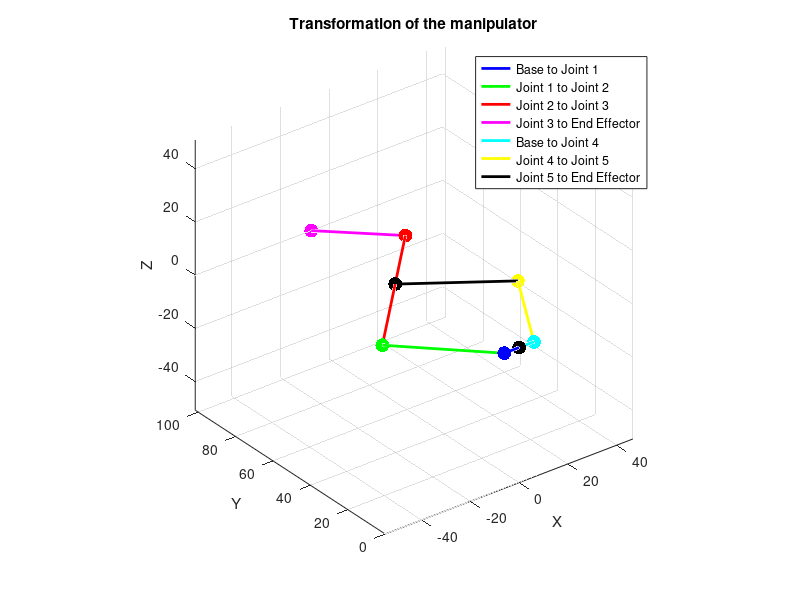

The MATLAB source for this figure:
clc; close all; clear all;
% syms theta1 theta2 theta3 theta4 L1 L2 e m n;
e= 12.2/2;
L1= 40;
L3= 39.8153;
L2= 40;
L4= 40;
E= 31.7750;
F= 30.8076;

theta1_deg = 60; % Joint angle 1 in degrees
theta2_deg = 135; % Joint angle 2 in degrees
% Convert degrees to radians
theta1 = deg2rad(theta1_deg);
theta2 = deg2rad(theta2_deg);

x_3 = e + L1 * cos(theta1);
y_3 = L1 * sin(theta1);
x_4 = -e + L1 * cos(theta2);
y_4 = L1 * sin(theta2);
d3_4 = sqrt((x_3 - x_4)^2 + (y_3 - y_4)^2);

% Compute theta3 and theta4
theta3_ = (pi) + atan2(y_3 - y_4, x_3 - x_4) - acos(d3_4 / (2 * L2));
theta3 = theta3_ - theta1;

theta4_ = atan2(y_3 - y_4, x_3 - x_4) + acos(d3_4 / (2 * L2));
theta4 = theta2 - theta4_;

disp(rad2deg(theta3_));
disp(rad2deg(theta4_));
disp(rad2deg(theta3));
disp(rad2deg(theta4));

% ------------------------------Forward Kinematics-----------------
%right
T0_2 = [1, 0, 0, -e;
    0, 1, 0, 0;
    0, 0, 1, 0;
    0, 0, 0, 1;];

T2_4 = [cos(theta2), -sin(theta2), 0, L2 * cos(theta2);
    sin(theta2), cos(theta2), 0, L2 * sin(theta2);
    0, 0, 1, 0;
    0, 0, 0, 1];

T4_6 = [cos(-theta4), -sin(-theta4), 0, (L2 + E) * cos(-theta4);
    sin(-theta4), cos(-theta4), 0, (L2+E) * sin(-theta4);
    0, 0, 1, 0;
    0, 0, 0, 1];
T6_7= [cos(1.5707), -sin(1.5707), 0, F * cos(1.5707);
    sin(1.5707), cos(1.5707), 0, F * sin(1.5707);
    0, 0, 1, 0;
    0, 0, 0, 1];
transformation_of_right_side_link= T0_2 * T2_4 * T4_6 * T6_7;
% -------

T0_1 = [1, 0, 0, e;
    0, 1, 0, 0;
    0, 0, 1, 0;
    0, 0, 0, 1;];

T1_3 = [cos(theta1), -sin(theta1), 0, L1 * cos(theta1);
    sin(theta1), cos(theta1), 0, L1 * sin(theta1);
    0, 0, 1, 0;
    0, 0, 0, 1];

T3_5 = [cos(theta3), -sin(theta3), 0, L1 * cos(theta3);
    sin(theta3), cos(theta3), 0, L1 * sin(theta3);
    0, 0, 1, 0;
    0, 0, 0, 1];



% Compute points for plotting
P0 = [0; 0; 0; 1];
P1 = T0_2 * [0; 0; 0; 1];
P2 = T0_2 * T2_4 * [0; 0; 0; 1];
P3 = T0_2 * T2_4 * T4_6 * [0; 0; 0; 1];
P4 = T0_2 * T2_4 * T4_6 * T6_7 * [0; 0; 0; 1];
P5 = T0_1 * [0; 0; 0; 1];
P6 = T0_1 * T1_3 * [0; 0; 0; 1];
P7 = T0_1 * T1_3 * T3_5 * [0; 0; 0; 1];

% Plot
figure;
hold on;
plot3([P0(1) P1(1)], [P0(2) P1(2)], [P0(3) P1(3)], 'b', 'LineWidth', 2);
plot3([P1(1) P2(1)], [P1(2) P2(2)], [P1(3) P2(3)], 'g', 'LineWidth', 2);
plot3([P2(1) P3(1)], [P2(2) P3(2)], [P2(3) P3(3)], 'r', 'LineWidth', 2);
plot3([P3(1) P4(1)], [P3(2) P4(2)], [P3(3) P4(3)], 'm', 'LineWidth', 2);
plot3([P0(1) P5(1)], [P0(2) P5(2)], [P0(3) P5(3)], 'c', 'LineWidth', 2);
plot3([P5(1) P6(1)], [P5(2) P6(2)], [P5(3) P6(3)], 'y', 'LineWidth', 2);
plot3([P6(1) P7(1)], [P6(2) P7(2)], [P6(3) P7(3)], 'k', 'LineWidth', 2);
scatter3(P0(1), P0(2), P0(3), 100, 'k', 'filled');
scatter3(P1(1), P1(2), P1(3), 100, 'b', 'filled');
scatter3(P2(1), P2(2), P2(3), 100, 'g', 'filled');
scatter3(P3(1), P3(2), P3(3), 100, 'r', 'filled');
scatter3(P4(1), P4(2), P4(3), 100, 'm', 'filled');
scatter3(P5(1), P5(2), P5(3), 100, 'c', 'filled');
scatter3(P6(1), P6(2), P6(3), 100, 'y', 'filled');
scatter3(P7(1), P7(2), P7(3), 100, 'k', 'filled');
xlabel('X');
ylabel('Y');
zlabel('Z');
title('Transformation of the manipulator');
legend('Base to Joint 1', 'Joint 1 to Joint 2', 'Joint 2 to Joint 3', 'Joint 3 to End Effector',...
    'Base to Joint 4', 'Joint 4 to Joint 5', 'Joint 5 to End Effector');
view(3)
grid on;
axis equal;
hold off;